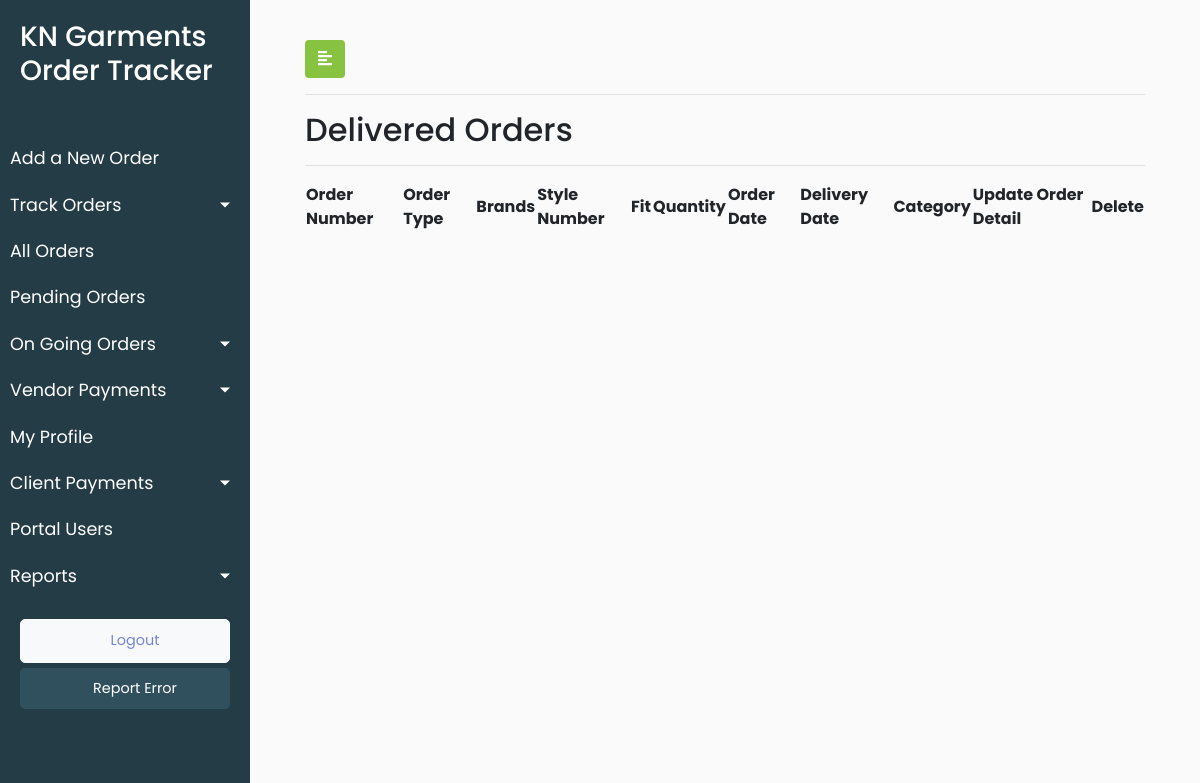
Before: /delivered_order/ (signed in) with the older database file.
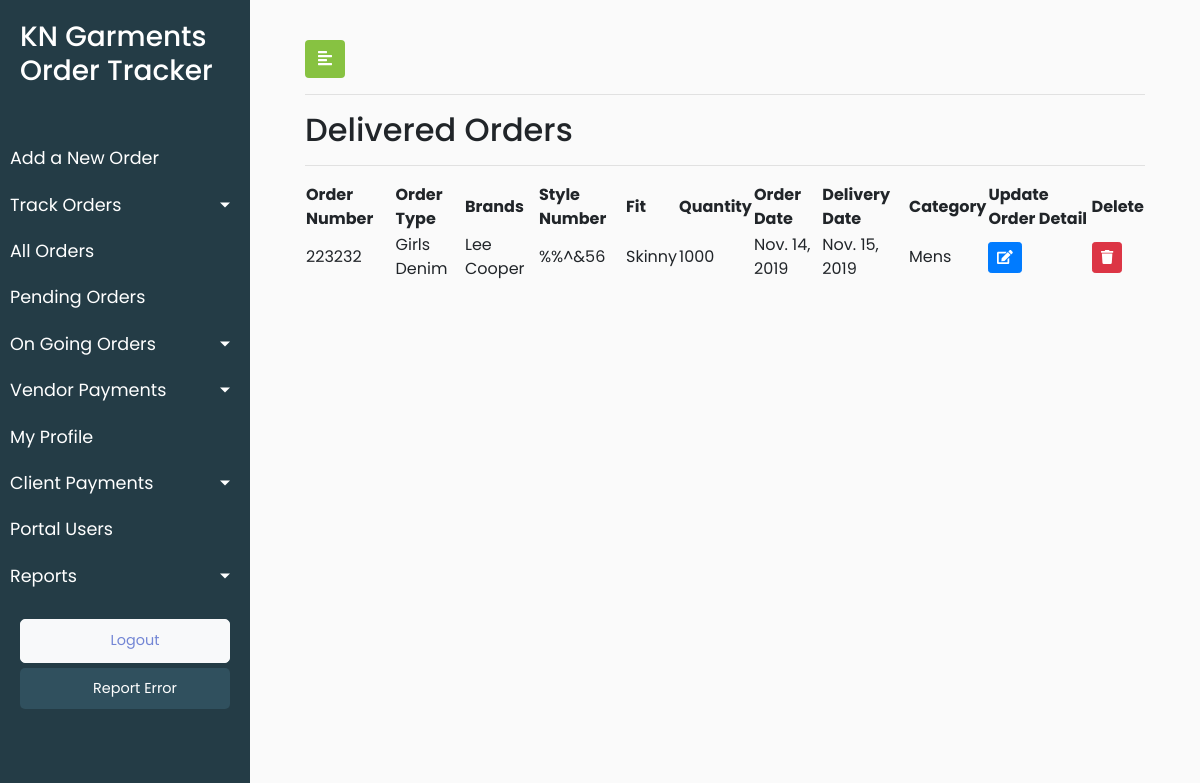
After: the same page with the newer database file.
### KNGarment_Order_TrackPro_App/models.py (models this page shows, shortened)
class Orders(models.Model):
    order_order_number = models.CharField(max_length=920)
    order_order_type = models.CharField(max_length=920)
    order_order_brands = models.CharField(max_length=920)
    order_order_style_number = models.CharField(max_length=920)
    order_order_fit = models.CharField(max_length=920)
    order_order_quantity = models.IntegerField()
    order_order_date = models.DateField(default=timezone.now)
    order_delivery_date = models.DateField(default=timezone.now)
    order_order_category = models.CharField(max_length=920)
    order_fit_sample_status = models.CharField(max_length=920)
    order_fit_sample_submitted_date = models.DateField(default=timezone.now)
    order_pps_sample_status = models.CharField(max_length=920)
    order_pps_sample_submitted_date = models.DateField(default=timezone.now)
    order_order_remark = models.CharField(max_length=920,blank=True)
    order_order_date_of_entry = models.DateTimeField(default=timezone.now)
    order_client_id = models.ForeignKey(Client, on_delete = models.CASCADE,default=1)
    class Meta:
        verbose_name_plural = "Orders List"
        verbose_name = "Order"

### KNGarment_Order_TrackPro_App/views.py (the view)
# urls.py: path('delivered_order/', views.delivered_order, name = 'delivered_order'),
@login_required(login_url='/user_login')
def delivered_order(request):
    user_role = request.user.user_role
    orders = Orders.objects.all()
    delivered_order_list = []
    for order in orders:
        process_in_one_order = []
        length = 0
        values1 = Fabric_Order.objects.filter(process_order_id=order.pk)
        values2 = Stiching.objects.filter(process_order_id=order.pk)
        values3 = Washing.objects.filter(process_order_id=order.pk)
        values4 = Finishing.objects.filter(process_order_id=order.pk)
        if values1.exists():
            process_in_one_order.append(1)
        if values2.exists():
            process_in_one_order.append(2)
        if values3.exists():
            process_in_one_order.append(3)
        if values4.exists():
            process_in_one_order.append(4)
        length = len(process_in_one_order)
        if length == 4:
            delivered_order_list.append(order.pk)
    delivered_order_objects = Orders.objects.filter(pk__in=delivered_order_list)
    data = {'delivered_order':delivered_order_objects,'length':length,'user_role':user_role}
    return render(request,'KNGarment_Order_TrackPro_App/delivered_orders.html',data)

### KNGarment_Order_TrackPro_App/templates/KNGarment_Order_TrackPro_App/delivered_orders.html (shortened to what this page needs)
{% extends 'KNGarment_Order_TrackPro_App/base.html' %}
{% load static %}
{% block stylesheets %}
<link rel="stylesheet" href="//cdn.datatables.net/1.10.19/css/jquery.dataTables.min.css">
{% endblock stylesheets %}
{% block content %}
        <div id="content">
            <div class="container-fluid">
                <button type="button" id="sidebarCollapse" class="btn" style="background-color: #87c241;color: white">
                    <i class="fas fa-align-left"></i>
                </button>
                <hr>
                <h2>Delivered Orders</h2>
                <hr>
                <div>
                    <table id="test_table" class="display" style="width:100%">
                        <thead>
                            <tr>
                               <th>Order Number</th>
                                <th>Order Type</th>
                                <th>Brands</th>
                                <th>Style Number</th>
                                <th>Fit</th>
                                <th>Quantity</th>
                                <th>Order Date</th>
                                <th>Delivery Date</th>
                                <th>Category</th>
                                <th>Update Order Detail</th>
                                  {% if user_role == 1 %}
                        <th class="text-center" scope="col">Delete</th>
                        {% endif %}
                            </tr>
                        </thead>
                       <tbody>
                    {% for delivered in delivered_order %}
                    <tr>
                        <td>{{delivered.order_order_number}}</td>
                        <td>{{delivered.order_order_type}}</td>
                        <td>{{delivered.order_order_brands}}</td>
                        <td>{{delivered.order_order_style_number}}</td>
                        <td>{{delivered.order_order_fit}}</td>
                        <td>{{delivered.order_order_quantity}}</td>
                        <td>{{delivered.order_order_date}}</td>
                        <td>{{delivered.order_delivery_date}}</td>
                        <td>{{delivered.order_order_category}}</td>
                        <td>
                            <button type="button" class="update-order btn btn-sm btn-primary" data-id="{% url 'KNGarment_Order_TrackPro_App:delivered_order_update' pk=delivered.pk  %}">
                                <span class="fa fa-edit"></span>
                            </button>
                        </td>
                        {% if user_role == 1 %}
                        <td>
                            <button type="button" class="delete-order btn btn-sm btn-danger" data-id="{% url 'KNGarment_Order_TrackPro_App:delivered_order_delete' pk=delivered.pk  %}">
                                <span class="fa fa-trash"></span>
                            </button>
                        </td>
                        {% endif %}
                    </tr>
                    {% endfor %}
                </tbody>
                    </table>
                </div>
            </div>
        </div>
{% endblock content %}

Changed rows visible on the page:
added Orders: order_order_number "223232", order_order_type "Girls Denim", order_order_brands "Lee Cooper", order_order_style_number "%%^&56", order_order_fit "Skinny", order_order_quantity "1000", order_order_date "Nov. 14, 2019", order_delivery_date "Nov. 15, 2019", order_order_category "Mens"
